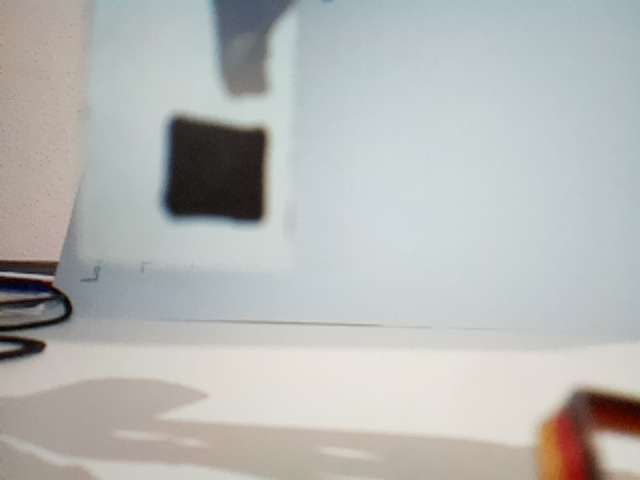
#> input picture images/qrimg.jpg, 640 x 480 px, found by its file name
$ python detblack2.py
#> lines starting #> are read from the running program, lines starting #| are printed output that depends on the picture; after the words box and inside, x2 and y2 are one past the last pixel; in counts of white or black regions, pixels touching at a corner belong together; long printed decimals are rounded
import cv2
import os
import matplotlib
import numpy as np
matplotlib.use("Agg")
from PIL import Image
from matplotlib import pyplot as plt
from pyzbar.pyzbar import decode, ZBarSymbol

os.system("rpicam-still -o ../images/qrimg.jpg --width 640 --height 480")
image = Image.open("../images/qrimg.jpg")
#> image is the input picture: PIL image 640x480 RGB; mean R, G, B 182, 183.8, 181.3

# Square Detection by - https://stackoverflow.com/q/17883023
# Position and interaction by Aaron23

frame=np.array(image)
img=cv2.GaussianBlur(frame, (5,5), 0)

img=cv2.cvtColor(frame, cv2.COLOR_BGR2HSV)
#> img: shape (480, 640, 3); mean H, S, V 59.2, 22.8, 189.1

lower=np.array([0, 0, 0],np.uint8)
upper=np.array([180, 255, 50],np.uint8)
separated=cv2.inRange(img,lower,upper)
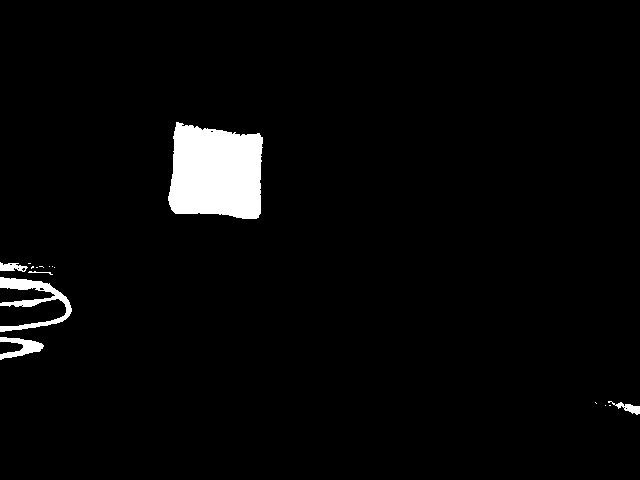
#> separated: shape (480, 640); 3.2% white; 16 white regions (10 under 20 px)

#this bit draws a red rectangle around the detected region
contours,hierarchy=cv2.findContours(separated,cv2.RETR_LIST,cv2.CHAIN_APPROX_SIMPLE)
#> contours = 24 contours, 19 with area under 20; largest, box (x1, y1, x2, y2) and area: (168, 122, 263, 219) 7468, (0, 277, 72, 332) 1068, (0, 337, 44, 360) 402, (0, 262, 28, 272) 142, (608, 401, 640, 415) 128
max_area = 0
largest_contour = None
square_location = None
for idx, contour in enumerate(contours):
        area = cv2.contourArea(contour)
        if area > max_area:
            max_area = area
            largest_contour=contour
            if largest_contour is not None:
                moment = cv2.moments(largest_contour)
                if moment["m00"] > 1000:
                    rect = cv2.minAreaRect(largest_contour)
                    rect = ((rect[0][0], rect[0][1]), (rect[1][0], rect[1][1]), rect[2])
                    (width,height)=(rect[1][0],rect[1][1])
                    square_location = rect
                    print (f"{width} {height}")
                    box = cv2.boxPoints(rect)
                    box = box.astype(int)
                    if(height>0.9*width and height<1.1*width):
                            newimg = cv2.drawContours(frame,[box], 0, (0, 0, 255), 2)
                            cv2.imwrite("../images/imgnew.jpg", newimg)
                            print("SQUARE :) \n")
#> this loop made 24 passes
#> (area, max_area, width, height, square_location, box) on passes 10, 24: (1068.5, 1068.5, 54, 71, ((35.5, 304), (54, 71), -90), [[71, 331], [0, 331], [0, 277], [71, 277]]), (7467.5, 7467.5, 90.97, 93.01, ((216.5, 170.5), (90.97, 93.01), -85.73), [[259, 219], [166, 212], [173, 121], [266, 128]])
#> (area, max_area) on passes 6 to 7: (128.5, 128.5), (402, 402)
#| 54.0 71.0
#| 90.971 93.010
#| SQUARE :)
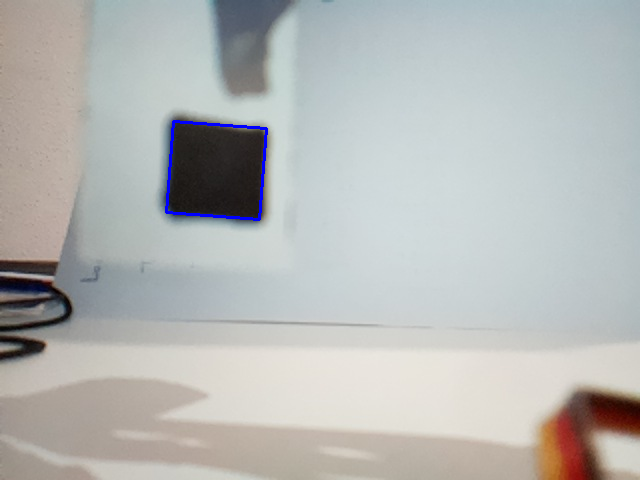
#> frame: shape (480, 640, 3); 0.36% of pixels changed, all inside (x1, y1, x2, y2) = (165, 120, 268, 221)
#> after the loop, height = 93.01; largest_contour = contour of 133 points, box (x1, y1, x2, y2) (168, 122, 263, 219), area 7468; max_area = 7467.5; moment = moments, m00 7467.5, centre m10/m00, m01/m00 = (215.6, 172.4); width = 90.97


center, size, angle = square_location
#> center = (216.5, 170.5); size = (90.97, 93.01); angle = -85.73
center = (float(round(center[0])), float(round(center[1])))
#> center = (217, 170)
print(f"center {center} ")
#| center (217.0, 170.0)
cv2.putText(img,  f"({center[0]}, {center[1]})", (int(center[0]), int(center[1])), cv2.FONT_HERSHEY_SIMPLEX, 1, (255, 255, 255), 2)
#> img: shape (480, 640, 3); mean H, S, V 60.1, 23.9, 189.5
cv2.imwrite("../images/located.jpg", img)

Xhex = hex(int(center[0]/2))
#> Xhex = '0x6c'
Yhex = hex(int(center[1]/2))
#> Yhex = '0x55'
Ohex = hex(1)
os.system("sudo i2cdetect -y 1")
os.system(f"sudo i2ctransfer -y 1 w3@0x0a {Xhex} {Yhex} {Ohex}")

$ run again, with images/imgtest.jpg copied over images/qrimg.jpg
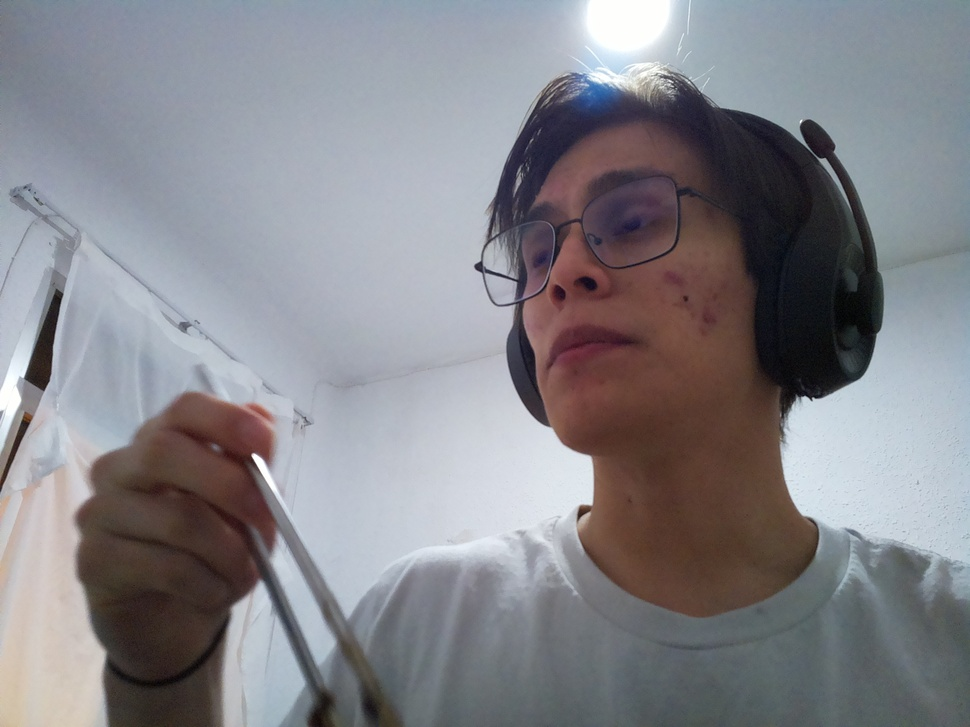
#> input picture images/imgtest.jpg, 970 x 727 px, shrunk from 2592 x 1944 before the run, found by its file name
#> image is the input picture: PIL image 970x727 RGB; mean R, G, B 133, 132.4, 137.7
#> `separated=cv2.inRange(img,lower,upper)`:
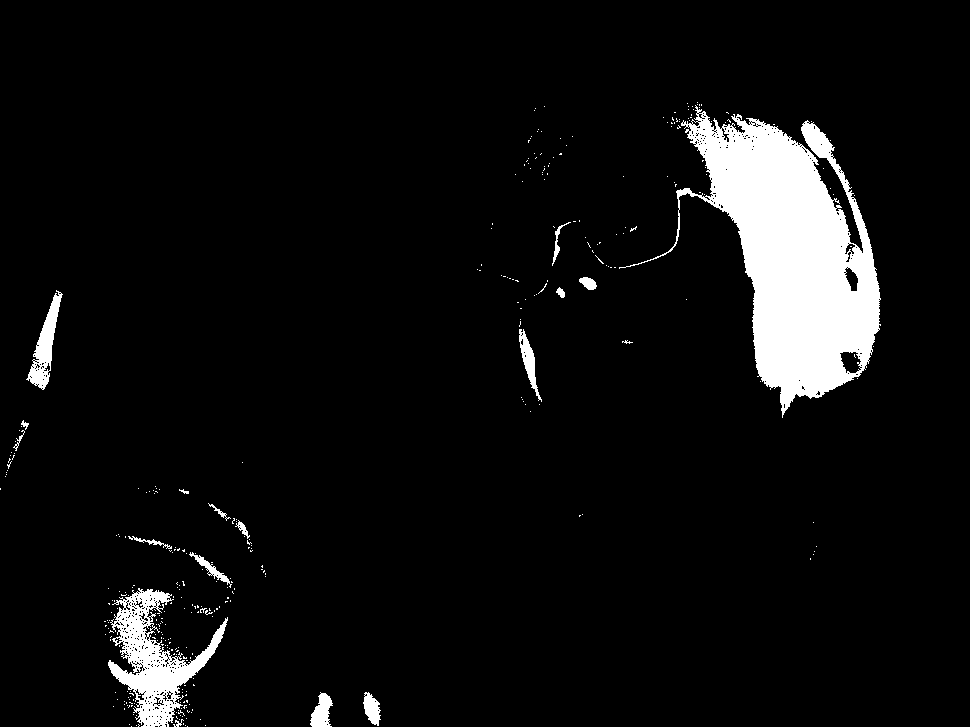
#> separated: shape (727, 970); 6.1% white; 354 white regions (337 under 20 px)
#> contours = 878 contours, 849 with area under 20; largest, box (x1, y1, x2, y2) and area: (619, 105, 881, 418) 32162, (108, 588, 228, 727) 6188, (26, 290, 63, 390) 1248, (519, 329, 542, 402) 476, (310, 692, 333, 727) 458
#> the loop `for idx, contour in enumerate(contours):` made 878 passes
#> (area, max_area, width, height, square_location, box) on passes 444, 873: (6188, 6188, 133.5, 114.3, ((151.5, 658.2), (133.5, 114.3), -67.67), [[179, 741], [73, 698], [124, 574], [229, 618]]), (32162.5, 32162.5, 238.7, 303.6, ((771.8, 246), (238.7, 303.6), -47.57), [[803, 436], [579, 231], [740, 55], [964, 260]])
#> (printed output is left out)
#> after the loop `for idx, contour in enumerate(contours):`: height = 303.6; largest_contour = contour of 1170 points, box (x1, y1, x2, y2) (619, 105, 881, 418), area 32162; max_area = 32162.5; moment = moments, m00 32162.5, centre m10/m00, m01/m00 = (793.5, 254.8); width = 238.7
#> `center, size, angle = square_location`: center = (771.8, 246); size = (238.7, 303.6); angle = -47.57
#> `center = (float(round(center[0])), float(round(center[1])))`: center = (772, 246)
#| center (772.0, 246.0)
#> Xhex = '0x182'
#> Yhex = '0x7b'

$ run again, with images/sqimg.jpg copied over images/qrimg.jpg
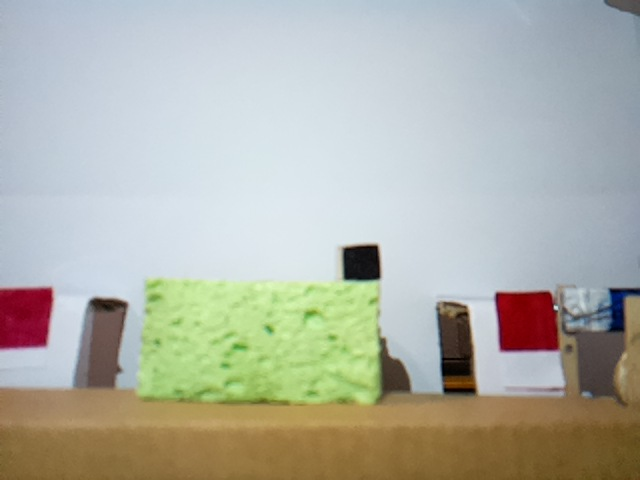
#> input picture images/sqimg.jpg, 640 x 480 px, found by its file name
#> image is the input picture: PIL image 640x480 RGB; mean R, G, B 176.2, 178.3, 168.1
#> `separated=cv2.inRange(img,lower,upper)`:
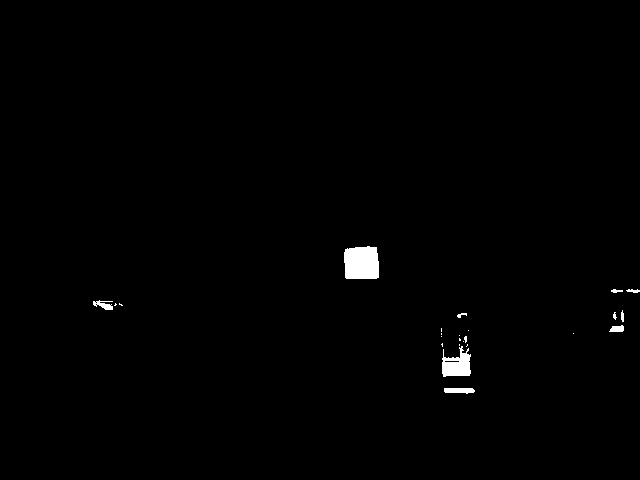
#> separated: shape (480, 640); 0.71% white; 24 white regions (15 under 20 px)
#> contours = 27 contours, 20 with area under 20; largest, box (x1, y1, x2, y2) and area: (344, 246, 379, 279) 1004, (442, 346, 471, 377) 530, (444, 388, 475, 394) 119, (93, 300, 113, 310) 76, (609, 325, 624, 332) 63, (444, 360, 460, 363) 28, (626, 289, 640, 293) 22
#> the loop `for idx, contour in enumerate(contours):` made 27 passes
#> (area, max_area, width, height, square_location, box) on pass 27: (1004, 1004, 32, 34, ((361, 262), (32, 34), -90), [[378, 278], [344, 278], [344, 246], [378, 246]])
#> (printed output is left out)
#> after the loop `for idx, contour in enumerate(contours):`:
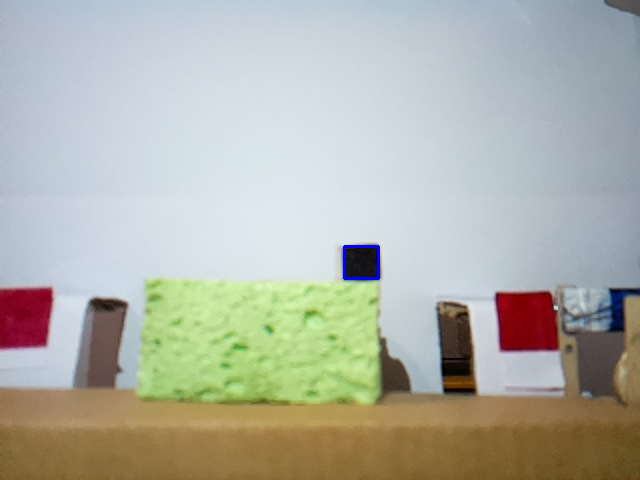
#> frame: shape (480, 640, 3); 0.13% of pixels changed, all inside (x1, y1, x2, y2) = (343, 245, 380, 280)
#> after the loop `for idx, contour in enumerate(contours):`: height = 34; largest_contour = contour of 25 points, box (x1, y1, x2, y2) (344, 246, 379, 279), area 1004; max_area = 1004; moment = moments, m00 1004, centre m10/m00, m01/m00 = (361.2, 262.7); width = 32
#> center = (361, 262); size = (32, 34); angle = -90
#| center (361.0, 262.0)
#> Xhex = '0xb4'
#> Yhex = '0x83'
